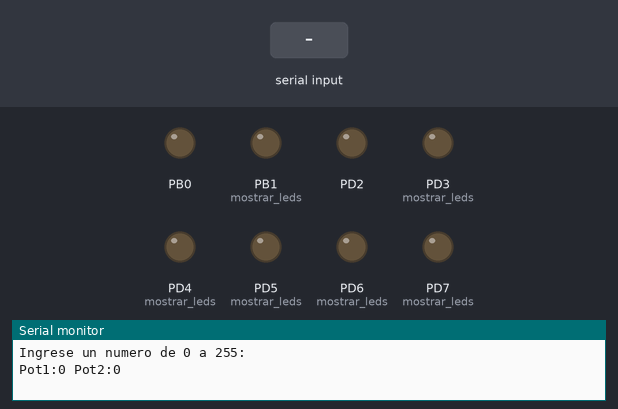
A program run on a simulated ATmega328P, built with avr-gcc and emulated at 16 MHz. Shown: output pins drawn as LEDs (lit = HIGH), the last lines printed to the serial monitor. The inputs (shaded band) are chosen by the test bench. Pins used as bus, display or sensor lines are not drawn.

Above: at 1.2 s.
1.3 s: "1\n" received over Serial
At 1.9 s:
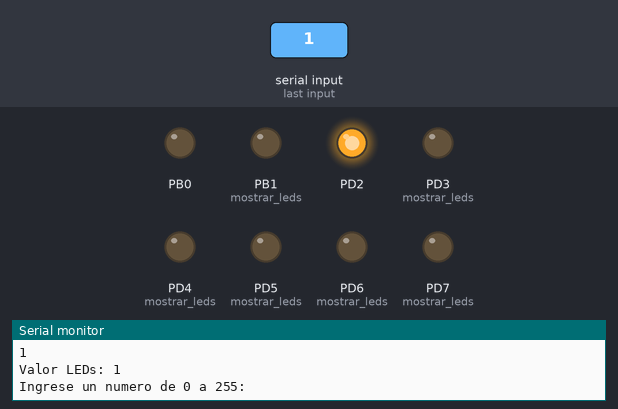
2.9 s: "5\n" received over Serial
At 3.8 s:
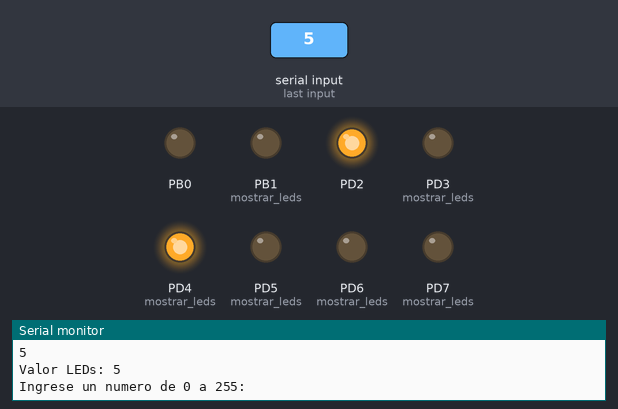
4.5 s: "90\n" received over Serial
At 5.6 s:
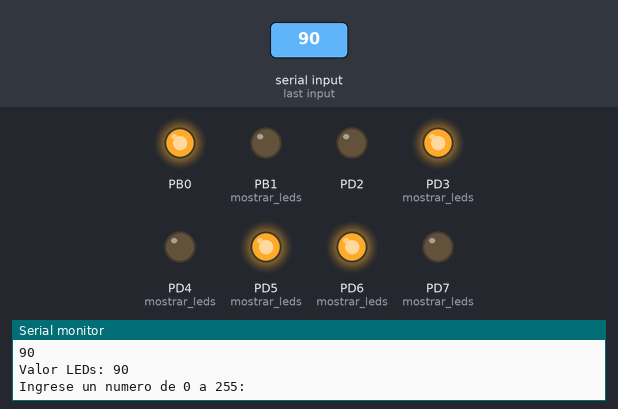
6.0 s: "200\n" received over Serial
At 6.3 s:
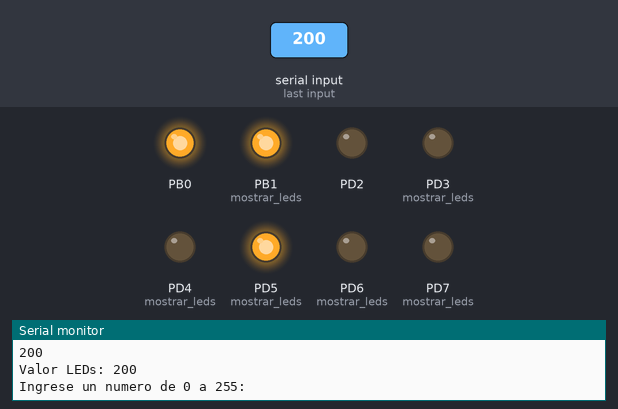
Timing chart, 0 to 8.5 s (numbered marks = the images above; inputs shaded):
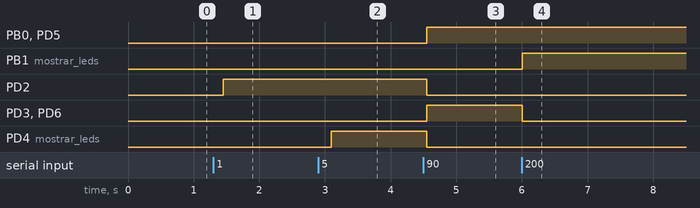

Measured:
- after the input at 1.3 s, PD2: LOW → HIGH after 0.15 s
- after the input at 2.9 s, PD4 (mostrar_leds): LOW → HIGH after 0.20 s
- after the input at 4.5 s, PB0, PD3 (mostrar_leds), PD5 (mostrar_leds), PD6 (mostrar_leds): LOW → HIGH after 0.05 s; PD2, PD4 (mostrar_leds): HIGH → LOW after 0.05 s
- after the input at 6.0 s, PB1 (mostrar_leds): LOW → HIGH at once; PD3 (mostrar_leds), PD6 (mostrar_leds): HIGH → LOW at once

The program:

main.c
```c
/*
 * Master.c
 *
 * Created:
 * Author:
 * Description:
 *
 */
/****************************************/
// Encabezado (Libraries)

#define F_CPU 16000000UL

#include <avr/io.h>
#include <util/delay.h>
#include <stdio.h>
#include <stdint.h>
#include "uart.h"
#include "spi.h"

/****************************************/
// Function prototypes

void leds_init(void);
void mostrar_leds(uint8_t numero);
void procesar_uart(void);
void mostrar_pots_uart(uint8_t pot1, uint8_t pot2);

/****************************************/
// Main Function

uint8_t numero = 0;
uint16_t acumulado = 0;
uint8_t escribiendo = 0;
uint8_t pot1 = 0;
uint8_t pot2 = 0;

int main(void)
{
	uart_init();
	spi_master_init();
	leds_init();
	uart_print("Ingrese un numero de 0 a 255:\r\n");

	while (1)
	{
		while (uart_hay_dato())
		{
			procesar_uart();
		}

		spi_master_exchange(numero, &pot1, &pot2);
		mostrar_pots_uart(pot1, pot2);
		_delay_ms(200);
	}
}

/****************************************/
// NON-Interrupt subroutines

void leds_init(void)
{
	DDRD |= (1 << PD2) | (1 << PD3) | (1 << PD4) | (1 << PD5) | (1 << PD6) | (1 << PD7);
	DDRB |= (1 << PB0) | (1 << PB1);
}

void mostrar_leds(uint8_t numeroLed)
{
	if (numeroLed & (1 << 0)) PORTD |= (1 << PD2); else PORTD &= ~(1 << PD2);
	if (numeroLed & (1 << 1)) PORTD |= (1 << PD3); else PORTD &= ~(1 << PD3);
	if (numeroLed & (1 << 2)) PORTD |= (1 << PD4); else PORTD &= ~(1 << PD4);
	if (numeroLed & (1 << 3)) PORTD |= (1 << PD5); else PORTD &= ~(1 << PD5);
	if (numeroLed & (1 << 4)) PORTD |= (1 << PD6); else PORTD &= ~(1 << PD6);
	if (numeroLed & (1 << 5)) PORTD |= (1 << PD7); else PORTD &= ~(1 << PD7);
	if (numeroLed & (1 << 6)) PORTB |= (1 << PB0); else PORTB &= ~(1 << PB0);
	if (numeroLed & (1 << 7)) PORTB |= (1 << PB1); else PORTB &= ~(1 << PB1);
}

void procesar_uart(void)
{
	char dato;
	char texto[40];

	dato = uart_rx();

	if (dato >= '0' && dato <= '9')
	{
		escribiendo = 1;
		acumulado = (acumulado * 10) + (dato - '0');
		uart_tx(dato);
	}
	else if ((dato == '\r' || dato == '\n') && escribiendo == 1)
	{
		uart_print("\r\n");

		if (acumulado <= 255)
		{
			numero = (uint8_t)acumulado;
			mostrar_leds(numero);
			snprintf(texto, sizeof(texto), "Valor LEDs: %u\r\n", numero);
			uart_print(texto);
		}
		else
		{
			uart_print("Numero invalido. Use 0 a 255\r\n");
		}

		acumulado = 0;
		escribiendo = 0;
		uart_print("Ingrese un numero de 0 a 255:\r\n");
	}
}

void mostrar_pots_uart(uint8_t valor1, uint8_t valor2)
{
	static uint8_t pot1_anterior = 255;
	static uint8_t pot2_anterior = 255;
	static uint8_t contador_muestras = 0;
	char texto[40];

	contador_muestras++;

	if (contador_muestras < 5)
	{
		return;
	}

	contador_muestras = 0;

	if (valor1 != pot1_anterior || valor2 != pot2_anterior)
	{
		snprintf(texto, sizeof(texto), "Pot1:%u Pot2:%u\r\n", valor1, valor2);
		uart_print(texto);
		pot1_anterior = valor1;
		pot2_anterior = valor2;
	}
}

/****************************************/
// Interrupt routines
```

spi.c
```c
/*
 * spi.c
 *
 * Created:
 * Author:
 * Description:
 *
 */
/****************************************/
// Encabezado (Libraries)

#define F_CPU 16000000UL

#include <avr/io.h>
#include <util/delay.h>
#include "spi.h"

#define SS1   PB2
#define MOSI1 PB3
#define MISO1 PB4
#define SCK1  PB5

/****************************************/
// Function prototypes

/****************************************/
// Main Function

/****************************************/
// NON-Interrupt subroutines

void spi_master_init(void)
{
	DDRB |= (1 << SS1) | (1 << MOSI1) | (1 << SCK1);
	DDRB &= ~(1 << MISO1);
	PORTB |= (1 << SS1);
	SPCR = (1 << SPE) | (1 << MSTR) | (1 << SPR1) | (1 << SPR0);
}

uint8_t spi_master_transfer(uint8_t data)
{
	SPDR = data;

	while (!(SPSR & (1 << SPIF)))
	{
	}

	return SPDR;
}

void spi_master_exchange(uint8_t led_value, uint8_t *pot1, uint8_t *pot2)
{
	PORTB |= (1 << SS1);
	_delay_us(50);
	PORTB &= ~(1 << SS1);
	_delay_us(50);

	*pot1 = spi_master_transfer(led_value);
	_delay_us(50);
	*pot2 = spi_master_transfer(0x00);
	_delay_us(50);

	PORTB |= (1 << SS1);
	_delay_us(50);
}

/****************************************/
// Interrupt routines
```

spi.h
```c
#ifndef SPI_H_
#define SPI_H_

#include <stdint.h>

void spi_master_init(void);
uint8_t spi_master_transfer(uint8_t data);
void spi_master_exchange(uint8_t led_value, uint8_t *pot1, uint8_t *pot2);

#endif /* SPI_H_ */
```

uart.c
```c
/*
 * uart.c
 *
 * Created:
 * Author:
 * Description:
 *
 */
/****************************************/
// Encabezado (Libraries)

#define F_CPU 16000000UL
#define UBRR_VALOR 103
#define UART_BUFFER 32

#include <avr/interrupt.h>
#include "uart.h"

volatile char rx_buffer[UART_BUFFER];
volatile uint8_t rx_head = 0;
volatile uint8_t rx_tail = 0;

/****************************************/
// Function prototypes

/****************************************/
// Main Function

/****************************************/
// NON-Interrupt subroutines

void uart_init(void)
{
	UBRR0H = (uint8_t)(UBRR_VALOR >> 8);
	UBRR0L = (uint8_t)UBRR_VALOR;

	// Activar RX, TX e interrupcion RX
	UCSR0B = (1 << RXEN0) | (1 << TXEN0) | (1 << RXCIE0);

	// 8 bits de datos
	UCSR0C = (1 << UCSZ01) | (1 << UCSZ00);

	sei();
}

void uart_tx(char dato)
{
	while (!(UCSR0A & (1 << UDRE0)))
	{
	}

	UDR0 = dato;
}

void uart_print(const char *txt)
{
	while (*txt != '\0')
	{
		uart_tx(*txt);
		txt++;
	}
}

uint8_t uart_hay_dato(void)
{
	if (rx_head != rx_tail)
	{
		return 1;
	}

	return 0;
}

char uart_rx(void)
{
	char dato;

	while (rx_head == rx_tail)
	{
	}

	dato = rx_buffer[rx_tail];
	rx_tail++;

	if (rx_tail >= UART_BUFFER)
	{
		rx_tail = 0;
	}

	return dato;
}

/****************************************/
// Interrupt routines

ISR(USART_RX_vect)
{
	uint8_t siguiente = rx_head + 1;

	if (siguiente >= UART_BUFFER)
	{
		siguiente = 0;
	}

	if (siguiente != rx_tail)
	{
		rx_buffer[rx_head] = UDR0;
		rx_head = siguiente;
	}
	else
	{
		// Leer el dato aunque el buffer este lleno
		char basura = UDR0;
		(void)basura;
	}
}
```

uart.h
```c
#ifndef UART_H_
#define UART_H_

#include <avr/io.h>
#include <stdint.h>

void uart_init(void);
void uart_tx(char dato);
void uart_print(const char *txt);
uint8_t uart_hay_dato(void);
char uart_rx(void);

#endif /* UART_H_ */
```
